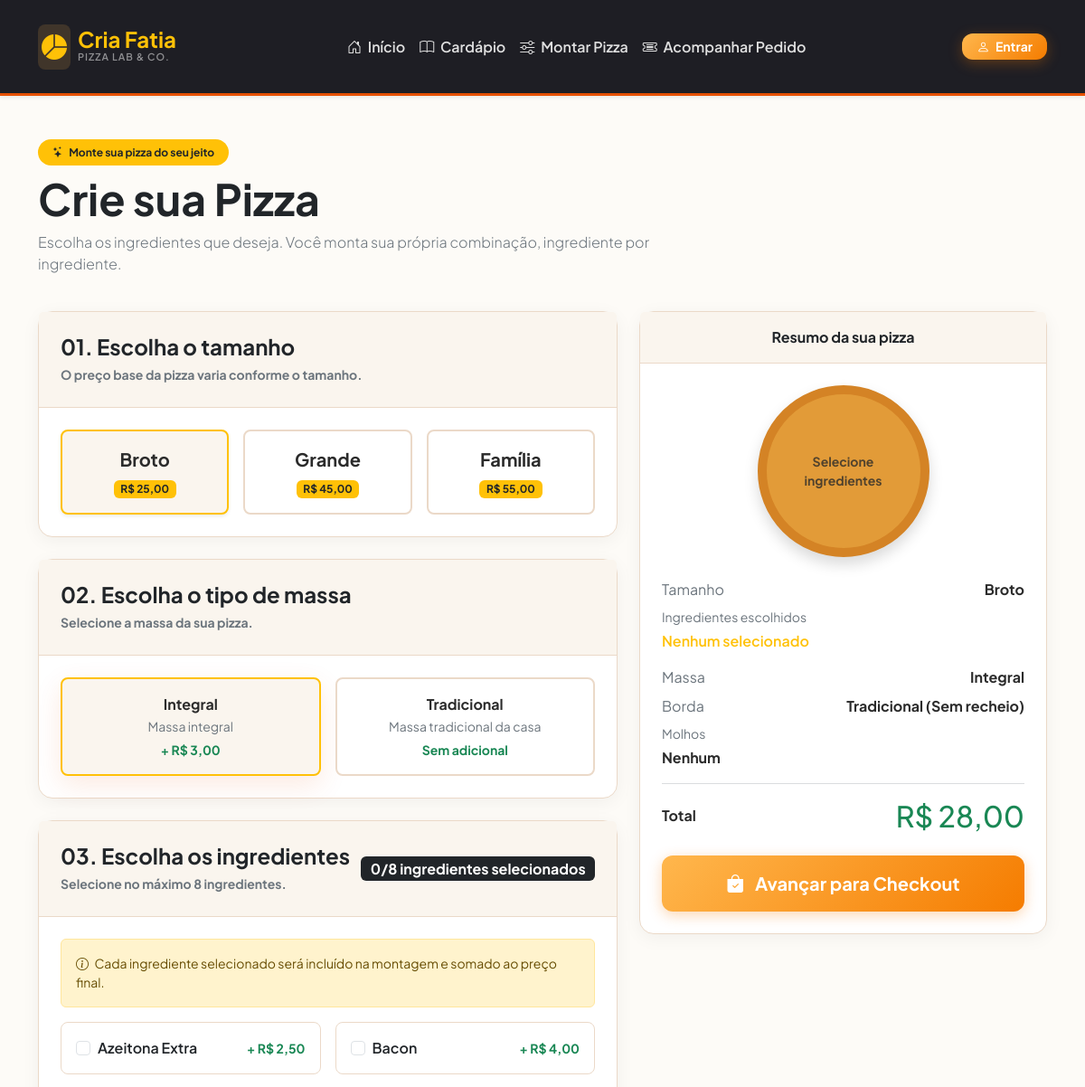
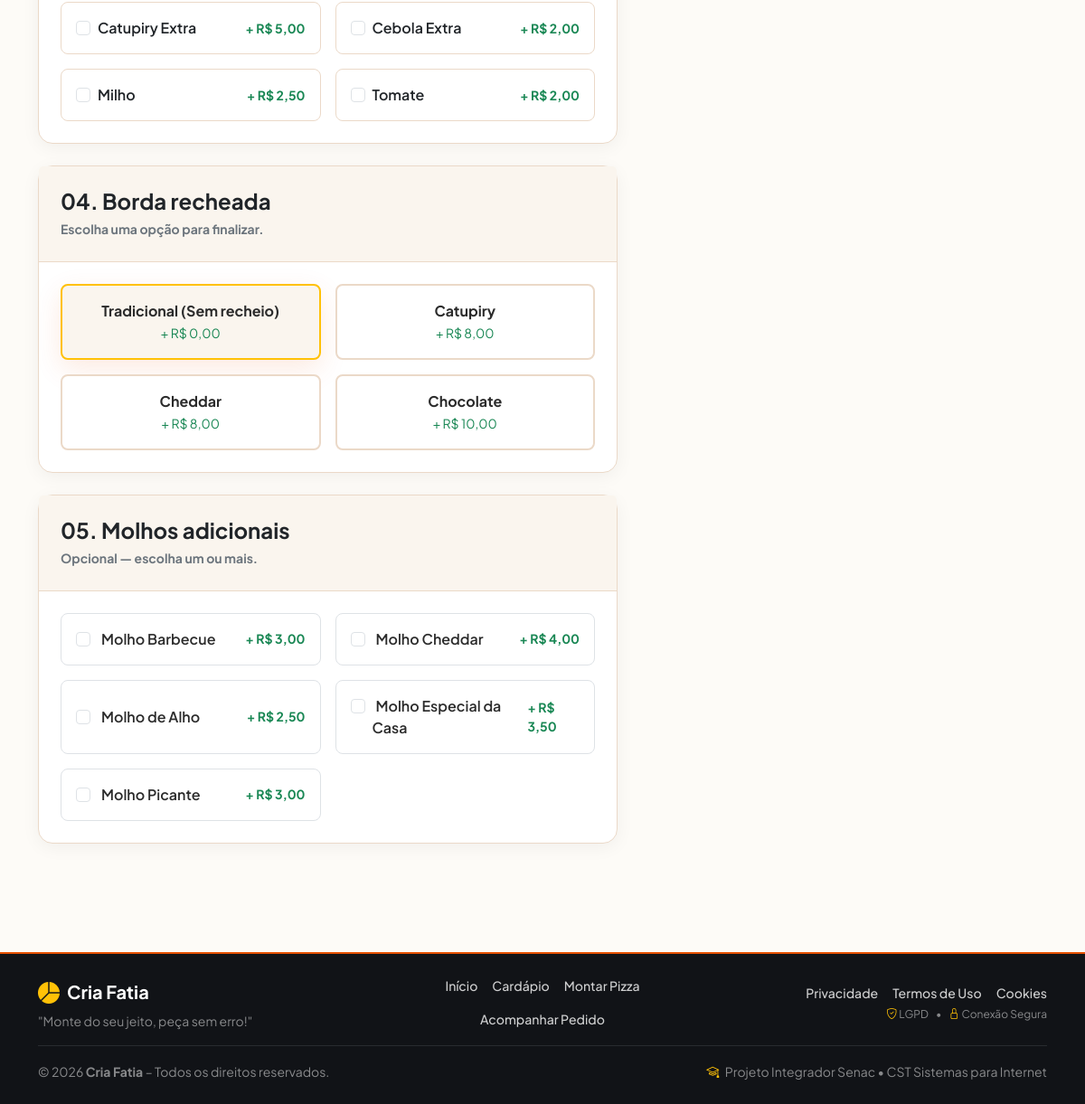
The page /cliente/montar.php on the database its author committed (2 pictures, top to bottom).
### tables this page shows
CREATE TABLE IF NOT EXISTS tamanhos (
    id INT AUTO_INCREMENT PRIMARY KEY,
    nome VARCHAR(50) NOT NULL,
    descricao TEXT DEFAULT NULL,
    max_sabores INT NOT NULL DEFAULT 1,
    quantidade_fatias INT NOT NULL DEFAULT 0,
    preco_base DECIMAL(10, 2) NOT NULL DEFAULT 0.00,
    disponivel TINYINT(1) NOT NULL DEFAULT 1
);

CREATE TABLE IF NOT EXISTS tipos_massas (
    id INT AUTO_INCREMENT PRIMARY KEY,
    nome VARCHAR(100) NOT NULL,
    descricao TEXT DEFAULT NULL,
    preco_adicional DECIMAL(10,2) NOT NULL DEFAULT 0.00,
    disponivel TINYINT(1) NOT NULL DEFAULT 1,
    criado_em DATETIME DEFAULT CURRENT_TIMESTAMP
);

CREATE TABLE IF NOT EXISTS ingredientes (
    id INT AUTO_INCREMENT PRIMARY KEY,
    nome VARCHAR(100) NOT NULL,
    descricao TEXT DEFAULT NULL,
    categoria VARCHAR(100) DEFAULT NULL,
    preco_adicional DECIMAL(10, 2) NOT NULL DEFAULT 3.00,
    disponivel TINYINT(1) NOT NULL DEFAULT 1
);

CREATE TABLE IF NOT EXISTS bordas (
    id INT AUTO_INCREMENT PRIMARY KEY,
    nome VARCHAR(100) NOT NULL,
    preco DECIMAL(10, 2) NOT NULL DEFAULT 0.00,
    disponivel TINYINT(1) NOT NULL DEFAULT 1
);

CREATE TABLE IF NOT EXISTS molhos (
    id INT AUTO_INCREMENT PRIMARY KEY,
    nome VARCHAR(100) NOT NULL,
    descricao TEXT DEFAULT NULL,
    preco_adicional DECIMAL(10, 2) NOT NULL DEFAULT 0.00,
    disponivel TINYINT(1) NOT NULL DEFAULT 1
);

### cliente/montar.php (the view, shortened to what this page needs)
<?php
require_once __DIR__ . '/../includes/header.php';
$tamanhos = $pdo->query("SELECT * FROM tamanhos WHERE disponivel = 1 ORDER BY id ASC")->fetchAll();
$massas = $pdo->query("
    SELECT tm.*
    FROM tipos_massas tm
    INNER JOIN (
        SELECT MIN(id) AS id
        FROM tipos_massas
        WHERE disponivel = 1
        GROUP BY LOWER(TRIM(nome))
    ) unicas ON unicas.id = tm.id
    ORDER BY tm.nome ASC
")->fetchAll();
$bordas = $pdo->query("SELECT * FROM bordas WHERE disponivel = 1 ORDER BY id ASC")->fetchAll();
$ingredientes = $pdo->query("SELECT * FROM ingredientes WHERE disponivel = 1 ORDER BY nome ASC")->fetchAll();
$molhos = $pdo->query("SELECT * FROM molhos WHERE disponivel = 1 ORDER BY nome ASC")->fetchAll();
?>
<div class="row mb-4 align-items-center">
    <div class="col-lg-8">
        <span class="badge bg-warning text-dark px-3 py-2 rounded-pill fw-bold mb-2"><i class="bi bi-stars me-1"></i> Monte sua pizza do seu jeito</span>
        <h1 class="display-5 fw-bold text-dark mb-2">Crie sua Pizza</h1>
        <p class="text-muted lead fs-6">Escolha os ingredientes que deseja. Você monta sua própria combinação, ingrediente por ingrediente.</p>
    </div>
</div>
<form action="finalizar.php" method="POST" id="formMontador">
    <div class="row g-4">
        <div class="col-lg-7">
            <div class="card mb-4 border-0 shadow-sm rounded-4">
                <div class="card-header bg-white p-4"><h4 class="mb-1 fw-bold">01. Escolha o tamanho</h4><small class="text-muted">O preço base da pizza varia conforme o tamanho.</small></div>
                <div class="card-body p-4"><div class="row g-3">
                    <?php foreach($tamanhos as $index => $t): ?>
                    <div class="col-md-4"><div class="selector-card h-100 p-3 rounded-3 border bg-white text-center cursor-pointer <?php echo $index === 0 ? 'border-warning shadow-sm bg-warning bg-opacity-10 selected' : ''; ?>" onclick="selecionarTamanho(this, <?php echo (int)$t['id']; ?>)">
                        <div class="fw-bold fs-5"><?php echo htmlspecialchars($t['nome']); ?></div><div class="badge bg-warning text-dark mt-2">R$ <?php echo number_format($t['preco_base'],2,',','.'); ?></div>
                    </div></div><?php endforeach; ?>
                </div></div>
            </div>
            <div class="card mb-4 border-0 shadow-sm rounded-4">
                <div class="card-header bg-white p-4"><h4 class="mb-1 fw-bold">02. Escolha o tipo de massa</h4><small class="text-muted">Selecione a massa da sua pizza.</small></div>
                <div class="card-body p-4"><div class="row g-3">
                    <?php foreach ($massas as $i => $massa): ?>
                    <div class="col-md-6"><div class="selector-card h-100 p-3 rounded-3 border bg-white cursor-pointer <?php echo $i === 0 ? 'selected border-warning bg-warning bg-opacity-10' : ''; ?>" onclick="selecionarMassa(this, <?php echo (int)$massa['id']; ?>)">
                        <div class="fw-bold"><?php echo htmlspecialchars($massa['nome']); ?></div>
                        <?php if (!empty($massa['descricao'])): ?><small class="text-muted"><?php echo htmlspecialchars($massa['descricao']); ?></small><?php endif; ?>
                        <div class="text-success small fw-bold mt-1"><?php echo (float)$massa['preco_adicional'] > 0 ? '+ R$ '.number_format($massa['preco_adicional'],2,',','.') : 'Sem adicional'; ?></div>
                    </div></div>
                    <?php endforeach; ?>
                </div></div>
            </div>
            <div class="card mb-4 border-0 shadow-sm rounded-4">
                <div class="card-header bg-white p-4 d-flex flex-wrap justify-content-between align-items-center gap-2"><div><h4 class="mb-1 fw-bold">03. Escolha os ingredientes</h4><small class="text-muted">Selecione no máximo 8 ingredientes.</small></div><span id="contador_ingredientes" class="badge bg-dark fs-6" aria-live="polite">0/8 ingredientes selecionados</span></div>
                <div class="card-body p-4"><div id="aviso_limite_ingredientes" class="alert alert-warning small" role="status"></div>
                    <div class="row g-3">
                    <?php foreach($ingredientes as $ing): ?>
                        <div class="col-md-6"><label class="ingredient-option d-flex align-items-center justify-content-between gap-2 p-3 border rounded-3 h-100 cursor-pointer" for="ingrediente_<?php echo (int)$ing['id']; ?>">
                            <span class="form-check d-flex align-items-center gap-2 mb-0"><input class="form-check-input ingrediente-checkbox mt-0" type="checkbox" name="ingredientes[]" value="<?php echo (int)$ing['id']; ?>" data-preco="<?php echo (float)$ing['preco_adicional']; ?>" id="ingrediente_<?php echo (int)$ing['id']; ?>"><span class="fw-semibold text-dark"><?php echo htmlspecialchars($ing['nome']); ?></span></span>
                            <span class="text-success small fw-bold">+ R$ <?php echo number_format($ing['preco_adicional'],2,',','.'); ?></span>
                        </label></div>
                    <?php endforeach; ?>
                    </div>
                </div>
            </div>
            <div class="card mb-4 border-0 shadow-sm rounded-4"><div class="card-header bg-white p-4"><h4 class="mb-1 fw-bold">04. Borda recheada</h4><small class="text-muted">Escolha uma opção para finalizar.</small></div><div class="card-body p-4"><div class="row g-3">
                <?php foreach($bordas as $i=>$b): ?><div class="col-md-6"><div class="selector-card h-100 p-3 rounded-3 border bg-white cursor-pointer <?php echo $i===0?'selected border-warning bg-warning bg-opacity-10':''; ?>" onclick="selecionarBorda(this,<?php echo (int)$b['id']; ?>)"><div class="fw-bold"><?php echo htmlspecialchars($b['nome']); ?></div><small class="text-success">+ R$ <?php echo number_format($b['preco'],2,',','.'); ?></small></div></div><?php endforeach; ?>
            </div></div></div>
            <div class="card mb-4 border-0 shadow-sm rounded-4"><div class="card-header bg-white p-4"><h4 class="mb-1 fw-bold">05. Molhos adicionais</h4><small class="text-muted">Opcional — escolha um ou mais.</small></div><div class="card-body p-4"><div class="row g-3">
                <?php foreach($molhos as $molho): ?><div class="col-md-6"><label class="d-flex align-items-center justify-content-between gap-2 p-3 border rounded-3 h-100" for="molho_<?php echo (int)$molho['id']; ?>"><span class="form-check mb-0"><input class="form-check-input molho-checkbox" type="checkbox" name="molhos[]" value="<?php echo (int)$molho['id']; ?>" data-preco="<?php echo (float)$molho['preco_adicional']; ?>" id="molho_<?php echo (int)$molho['id']; ?>"><span class="form-check-label fw-semibold ms-1"><?php echo htmlspecialchars($molho['nome']); ?></span></span><span class="text-success small fw-bold">+ R$ <?php echo number_format($molho['preco_adicional'],2,',','.'); ?></span></label></div><?php endforeach; ?>
            </div></div></div>
        </div>
        <div class="col-lg-5"><div class="card border-0 shadow-lg rounded-4 position-sticky" style="top:2rem;background:#181A20;color:#fff"><div class="card-header bg-warning text-dark fw-bold text-center py-3">Resumo da sua pizza</div><div class="card-body p-4">
            <div class="text-center mb-4">
                <div id="pizza_disc" class="rounded-circle mx-auto d-flex flex-column align-items-center justify-content-center p-3 position-relative shadow" style="width:190px;height:190px;background:#e29b38;color:#542b0b;border:10px solid #d48325;transition:all 0.3s ease;">
                    <div id="pizza_toppings_preview" class="d-flex flex-wrap justify-content-center align-items-center gap-1 overflow-hidden" style="max-height:120px;">
                    </div>
                </div>
            </div>
            <div class="d-flex justify-content-between mb-2"><span class="text-muted">Tamanho</span><strong id="resumo_tamanho">—</strong></div>
            <div class="mb-3"><div class="text-muted small mb-1">Ingredientes escolhidos</div><div class="fw-semibold text-warning" id="resumo_ingredientes">Nenhum selecionado</div></div>
            <div class="d-flex justify-content-between mb-2"><span class="text-muted">Massa</span><strong id="resumo_massa">—</strong></div><div class="d-flex justify-content-between mb-2"><span class="text-muted">Borda</span><strong id="resumo_borda">—</strong></div>
            <div class="mb-3"><div class="text-muted small mb-1">Molhos</div><strong id="resumo_molhos">Nenhum</strong></div>
            <hr class="border-secondary"><div class="d-flex justify-content-between align-items-center mb-4"><span class="fw-bold">Total</span><h2 class="text-success mb-0" id="preco_total_display">R$ 0,00</h2></div>
            <input type="hidden" name="valor_total" id="valor_total_input" value="0.00"><button type="submit" class="btn btn-warning btn-lg w-100 fw-bold py-3"><i class="bi bi-bag-check-fill me-2"></i> Avançar para Checkout</button>
        </div></div></div>
    </div>
</form>
<?php require_once __DIR__ . '/../includes/footer.php'; ?>

### rows shown on the page
tamanhos: nome "Broto", preco_base "25,00"
tamanhos: nome "Grande", preco_base "45,00"
tamanhos: nome "Família", preco_base "55,00"
tipos_massas: nome "Integral", descricao "Massa integral", preco_adicional "3,00"
tipos_massas: nome "Tradicional", descricao "Massa tradicional da casa", preco_adicional "Sem adicional"
ingredientes: nome "Azeitona Extra", preco_adicional "2,50"
ingredientes: nome "Bacon", preco_adicional "4,00"
ingredientes: nome "Catupiry Extra", preco_adicional "5,00"
ingredientes: nome "Cebola Extra", preco_adicional "2,00"
ingredientes: nome "Milho", preco_adicional "2,50"
ingredientes: nome "Tomate", preco_adicional "2,00"
bordas: nome "Tradicional (Sem recheio)", preco "0,00"
bordas: nome "Catupiry", preco "8,00"
bordas: nome "Cheddar", preco "8,00"
bordas: nome "Chocolate", preco "10,00"
molhos: nome "Molho Barbecue", preco_adicional "3,00"
molhos: nome "Molho Cheddar", preco_adicional "4,00"
molhos: nome "Molho de Alho", preco_adicional "2,50"
molhos: nome "Molho Especial da Casa", preco_adicional "3,50"
molhos: nome "Molho Picante", preco_adicional "3,00"
